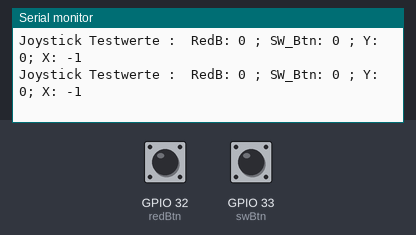
Simulated run of this sketch. Board: ESP32. Parts: the last lines printed to the serial monitor. Inputs (shaded band) come from the test bench; at power-on: GPIO 32 (redBtn) LOW, GPIO 33 (swBtn) LOW.

Above: at 1.2 s.
1.3 s: GPIO 32 (redBtn) pulled HIGH for 0.15 s
At 1.31 s:
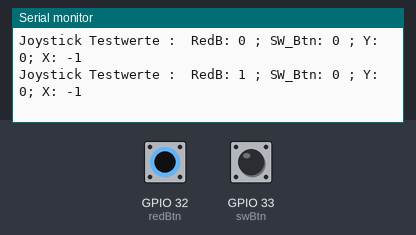
2.9 s: GPIO 33 (swBtn) pulled HIGH for 0.15 s
At 2.92 s:
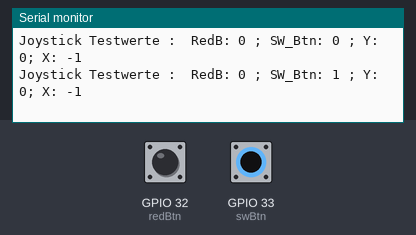
4.5 s: GPIO 32 (redBtn) pulled HIGH for 1 s
At 4.62 s:
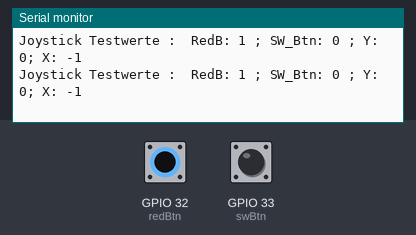
7.0 s: GPIO 33 (swBtn) pulled HIGH for 1 s
At 7.03 s:
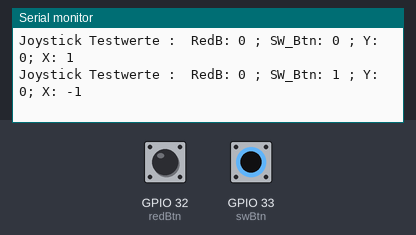
Timing chart, 0 to 10.0 s (numbered marks = the images above; inputs shaded):
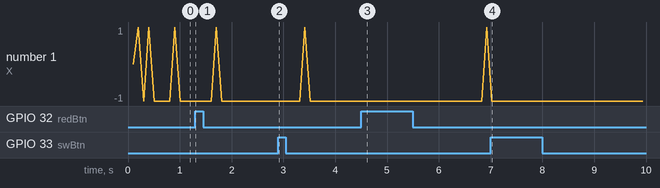

Measured:
- after the input at 1.3 s, the serial monitor: prints a new line at once (image 1)
- after the input at 2.9 s, the serial monitor: prints a new line at once (image 2)
- after the input at 4.5 s, the serial monitor: prints a new line at once (image 3)
- after the input at 7.0 s, the serial monitor: prints a new line at once (image 4)

The sketch:

HandController1.ino
```cpp
#define xAxis 34
#define yAxis 35

#define swBtn 33
#define redBtn 32

int xVal = 0;
int yVal = 0;

void setup() {
  Serial.begin(9600);

  pinMode(swBtn, INPUT_PULLDOWN);
  pinMode(redBtn, INPUT_PULLDOWN);

}

void loop() {

  //int xVal = analogRead(xAxis);
  //int yVal = analogRead(yAxis);

  int swbVal = digitalRead(swBtn);
  int rdbVal = digitalRead(redBtn);

  Serial.printf("Joystick Testwerte :  RedB: %d ; SW_Btn: %d ; Y: %d; X: %d \n" , rdbVal, swbVal/*, yVal,xVal*/);

  delay(100);

}
```
